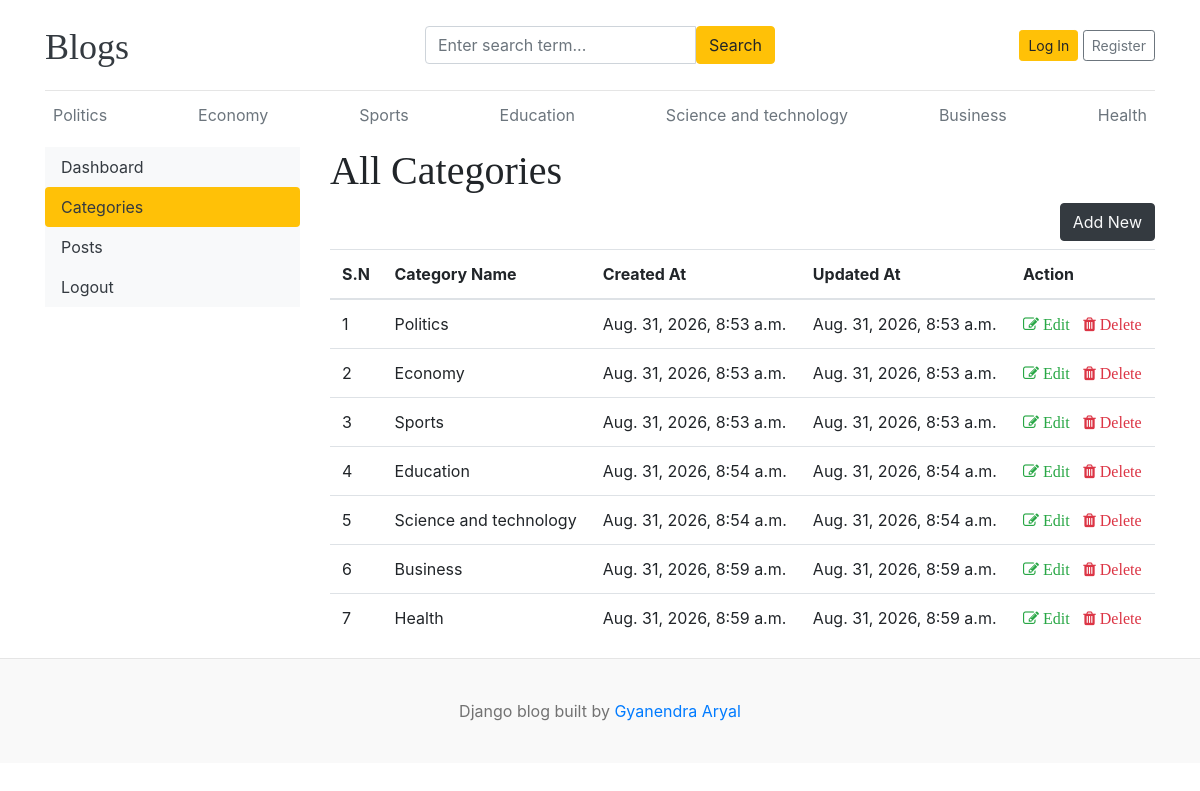
Page /dashboard/categories/ on the earlier database version.
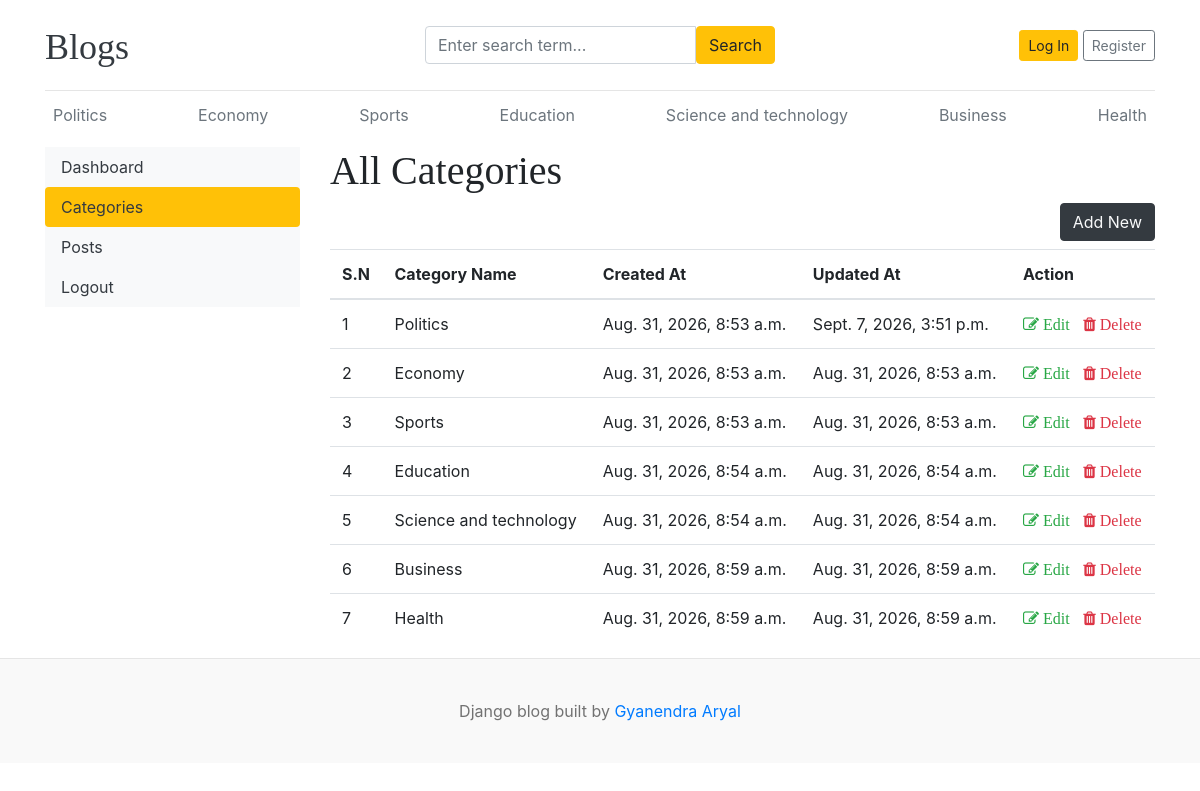
Same page on the later database version.
### blogs/models.py (models this page shows)
class Category(models.Model):
    id = models.BigAutoField(primary_key=True)
    category_name = models.CharField(max_length=100, unique=True)
    created_at = models.DateTimeField(auto_now_add=True)
    updated_at = models.DateTimeField(auto_now=True)
    class Meta:
        verbose_name_plural = "categories"
    def __str__(self):
        return self.category_name

### dashboards/views.py (the view)
# urls.py: path("categories/", views.categories, name="categories"),
def categories(request):
    return render(request, "dashboard/categories.html")

### blogs/context_processors.py (called while the page is built)
def get_categories(request):
    categories = Category.objects.all()
    return dict(categories=categories)

def get_social_links(request):
    social_links = SocialLink.objects.all()
    return dict(social_links=social_links)

### templates/dashboard/categories.html (shortened to what this page needs)
{% extends "base.html" %}
{% block content %}
<div class="row">
  {% include "dashboard/sidebar.html" %} {% comment %} Right sidebar {% endcomment %}
  <div class="col-md-9">
    <h1>All Categories</h1>
    <a href="{% url "add_category"%}" class="btn text-light btn-dark float-right mb-2">Add New</a>
    <table class="table table-hover">
      <thead>
        <tr>
          <th>S.N</th>
          <th>Category Name</th>
          <th>Created At</th>
          <th>Updated At</th>
          <th>Action</th>
        </tr>
      </thead>
      <tbody>
        {% for category in categories %}
        <tr>
          <td>{{forloop.counter}}</td>
          <td>{{category.category_name}}</td>
          <td>{{category.created_at}}</td>
          <td>{{category.updated_at}}</td>
          <td>
            <a href="{% url "edit_category" category.id%}">
              <i class="fa fa-edit text-success"> Edit</i>
            </a>
            <a href="{% url "delete_category" category.id%}">
              <i class="fa fa-trash text-danger"> Delete</i>
            </a>
          </td>
        </tr>
        {% endfor %}
      </tbody>
    </table>
  </div>
</div>
{% endblock content %}

### templates/base.html (shortened to what this page needs)
{%load static%}
<!DOCTYPE html>
<html lang="en">
<head>
    <link href="https://getbootstrap.com/docs/4.0/dist/css/bootstrap.min.css" rel="stylesheet">
    <link href="{% static 'css/blog.css'%}" rel="stylesheet">
    <link rel="stylesheet" href="https://cdnjs.cloudflare.com/ajax/libs/font-awesome/4.7.0/css/font-awesome.min.css">
  </head>
<body>
    <div class="container">
      <header class="blog-header py-3">
        <div class="row flex-nowrap justify-content-between align-items-center">
          <div class="col-4 pt-1">
            <a class="blog-header-logo text-dark" href="/">Blogs</a>
          </div>
          <div class = "col-4">
            <form action="{% url "search" %}" method="GET">
                <div class="input-group">
                    <input class="form-control" name="keyword" value="{{ keyword }}" type="text" placeholder="Enter search term...">
                    <button type="submit" class="btn btn-warning " id="button-search">Search</button>
                </div>
            </form>
          </div>
          <div class="col-4 d-flex justify-content-end align-items-center">
            {% if not user.is_authenticated %}
            <a class="btn btn-sm btn-warning" href="{% url "login"%}">Log In</a> &nbsp;
            <a class="btn btn-sm btn-outline-secondary" href="{% url 'register'%}">Register</a>
            {% endif %}
          </div>
        </div>
      </header>
      <div class="nav-scroller py-1 mb-2">
        <nav class="nav d-flex justify-content-between">
            {% for cat in categories%}
          <a class="p-2 text-muted" href="{% url 'posts_by_category' cat.id %} ">{{cat}}</a>
          {% endfor %}
        </nav>
      </div>
{% block content %}
{% endblock content %}
</div>
<footer class="blog-footer">
    <p>Django blog built by <a href="#">Gyanendra Aryal</a></p>
</footer>
</body>
</html>

Differences in the rows shown:
changed Category "Politics": updated_at "Aug. 31, 2026, 8:53 a.m." → "Sept. 7, 2026, 3:51 p.m."
